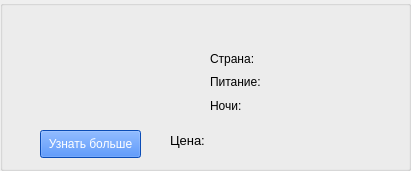
   <widget class="QGroupBox" name="groupBox_17">
    <property name="geometry">
     <rect>
      <x>880</x>
      <y>0</y>
      <width>411</width>
      <height>171</height>
     </rect>
    </property>
    <property name="title">
     <string/>
    </property>
    <widget class="QLabel" name="picture_21">
     <property name="geometry">
      <rect>
       <x>20</x>
       <y>20</y>
       <width>131</width>
       <height>101</height>
      </rect>
     </property>
     <property name="text">
      <string/>
     </property>
    </widget>
    <widget class="QLabel" name="name_21">
     <property name="geometry">
      <rect>
       <x>160</x>
       <y>10</y>
       <width>231</width>
       <height>31</height>
      </rect>
     </property>
     <property name="font">
      <font>
       <family>Segoe Print</family>
       <pointsize>14</pointsize>
       <underline>true</underline>
      </font>
     </property>
     <property name="text">
      <string/>
     </property>
    </widget>
    <widget class="QPushButton" name="pushButton_21">
     <property name="geometry">
      <rect>
       <x>40</x>
       <y>130</y>
       <width>101</width>
       <height>28</height>
      </rect>
     </property>
     <property name="focusPolicy">
      <enum>Qt::StrongFocus</enum>
     </property>
     <property name="styleSheet">
      <string notr="true">color: white;
background-color:rgb(15, 107, 255)</string>
     </property>
     <property name="text">
      <string>Узнать больше</string>
     </property>
    </widget>
    <widget class="QLabel" name="country_21">
     <property name="geometry">
      <rect>
       <x>270</x>
       <y>50</y>
       <width>121</width>
       <height>16</height>
      </rect>
     </property>
     <property name="text">
      <string/>
     </property>
    </widget>
    <widget class="QLabel" name="meals_21">
     <property name="geometry">
      <rect>
       <x>270</x>
       <y>70</y>
       <width>121</width>
       <height>20</height>
      </rect>
     </property>
     <property name="text">
      <string/>
     </property>
    </widget>
    <widget class="QLabel" name="label_79">
     <property name="geometry">
      <rect>
       <x>170</x>
       <y>120</y>
       <width>51</width>
       <height>41</height>
      </rect>
     </property>
     <property name="font">
      <font>
       <pointsize>10</pointsize>
      </font>
     </property>
     <property name="text">
      <string>Цена:</string>
     </property>
     <property name="textFormat">
      <enum>Qt::AutoText</enum>
     </property>
    </widget>
    <widget class="QLabel" name="nights_21">
     <property name="geometry">
      <rect>
       <x>270</x>
       <y>96</y>
       <width>121</width>
       <height>20</height>
      </rect>
     </property>
     <property name="text">
      <string/>
     </property>
    </widget>
    <widget class="QLabel" name="price_21">
     <property name="geometry">
      <rect>
       <x>230</x>
       <y>120</y>
       <width>161</width>
       <height>41</height>
      </rect>
     </property>
     <property name="font">
      <font>
       <family>Segoe Print</family>
       <pointsize>10</pointsize>
      </font>
     </property>
     <property name="text">
      <string/>
     </property>
    </widget>
    <widget class="QWidget" name="layoutWidget_17">
     <property name="geometry">
      <rect>
       <x>210</x>
       <y>50</y>
       <width>56</width>
       <height>64</height>
      </rect>
     </property>
     <layout class="QVBoxLayout" name="verticalLayout_19">
      <item>
       <widget class="QLabel" name="label_80">
        <property name="text">
         <string>Страна:</string>
        </property>
       </widget>
      </item>
      <item>
       <widget class="QLabel" name="label_81">
        <property name="text">
         <string>Питание:</string>
        </property>
       </widget>
      </item>
      <item>
       <widget class="QLabel" name="label_82">
        <property name="text">
         <string>Ночи:</string>
        </property>
       </widget>
      </item>
     </layout>
    </widget>
   </widget>
